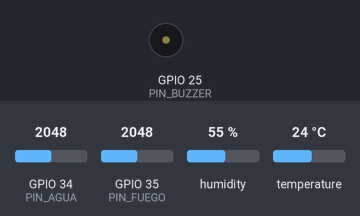
A sketch run on a simulated ESP32. Shown: buzzer (waves = sounding, pin HIGH). The inputs (shaded band) are chosen by the test bench; at power-on: GPIO 34 (PIN_AGUA) = 2048, GPIO 35 (PIN_FUEGO) = 2048, humidity 55 %, temperature 24 °C. WiFi joins after 1.5 s; servers stay silent unless stated; uploads are accepted with an empty reply; what the sketch prints to the serial monitor is not drawn.

Above: at 0.1 s.
At 1.8 s:
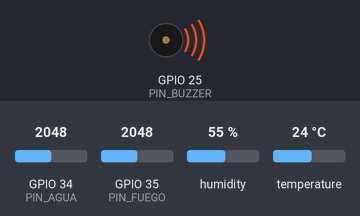
Timing chart, 0 to 3.3 s (numbered marks = the images above):
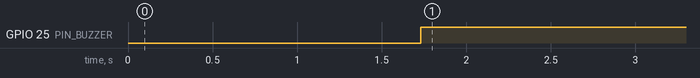

Measured:
- by itself, GPIO 25 (PIN_BUZZER): LOW → HIGH at 1.7 s

The sketch:

sensores_esp32.ino
```cpp
/*
  ESP32 -> Sistema de Alerta Climática (WiFi, sin PC intermedia)
  Mismos sensores que la versión UNO. Pines ESP32: DHT11 en 4, agua en 34 (ADC), llama en 35 (ADC).
  El ESP32 tiene ADC de 12 bits (0-4095): se escala a 0-1023 para reutilizar la calibración.
  Bibliotecas: "DHT sensor library" (Adafruit). WiFi/HTTPClient vienen con el paquete ESP32.
*/
#include <WiFi.h>
#include <WiFiClientSecure.h>
#include <HTTPClient.h>
#include <DHT.h>

const char* WIFI_SSID = "SU_WIFI";
const char* WIFI_PASS = "SU_CLAVE_WIFI";
// Use HTTPS en producción. Para pruebas locales por HTTP, ponga http://IP_PC:8080/api/sensors/ingest
const char* URL       = "https://miguate.lat/api/sensors/ingest";
const char* DEVICE_KEY = "PEGUE_AQUI_DEVICE_API_KEY";

#define DHTPIN 4
DHT dht(DHTPIN, DHT11);
const int PIN_AGUA = 34, PIN_FUEGO = 35, PIN_BUZZER = 25;
const unsigned long INTERVALO_MS = 10000;
const int AGUA_CRUDO_MAX = 520; const float AGUA_NIVEL_MAX = 5.0;

float promedio(int pin) { long s = 0; for (int i = 0; i < 10; i++) { s += analogRead(pin); delay(5); } return (s / 10.0) * 1023.0 / 4095.0; }

void conectar() {
  if (WiFi.status() == WL_CONNECTED) return;
  WiFi.begin(WIFI_SSID, WIFI_PASS);
  for (int i = 0; i < 40 && WiFi.status() != WL_CONNECTED; i++) delay(500);
}

void setup() {
  Serial.begin(115200); dht.begin(); pinMode(PIN_BUZZER, OUTPUT); conectar();
}

void loop() {
  conectar();
  float t = dht.readTemperature(), h = dht.readHumidity();
  float nivel = constrain(promedio(PIN_AGUA) / AGUA_CRUDO_MAX, 0.0, 1.0) * AGUA_NIVEL_MAX;
  float fuego = (1023.0 - promedio(PIN_FUEGO)) * 1000.0 / 1023.0;
  digitalWrite(PIN_BUZZER, fuego >= 300 ? HIGH : LOW);

  String j = "{\"lecturas\":[";
  if (!isnan(t)) j += "{\"codigo\":\"ARD-TEMP\",\"valor\":" + String(t, 2) + "},";
  if (!isnan(h)) j += "{\"codigo\":\"ARD-HUM\",\"valor\":" + String(h, 2) + "},";
  j += "{\"codigo\":\"ARD-AGUA\",\"valor\":" + String(nivel, 2) + "},";
  j += "{\"codigo\":\"ARD-FUEGO\",\"valor\":" + String(fuego, 2) + "}]}";

  if (WiFi.status() == WL_CONNECTED) {
    WiFiClientSecure client; client.setInsecure();   // PRUEBAS. En producción: client.setCACert(<certificado raíz>)
    HTTPClient http;
    bool seguro = String(URL).startsWith("https");
    if (seguro ? http.begin(client, URL) : http.begin(URL)) {
      http.addHeader("Content-Type", "application/json");
      http.addHeader("X-Device-Key", DEVICE_KEY);
      int code = http.POST(j);
      Serial.printf("POST %d  %s\n", code, j.c_str());
      http.end();
    }
  }
  delay(INTERVALO_MS);
}
```
